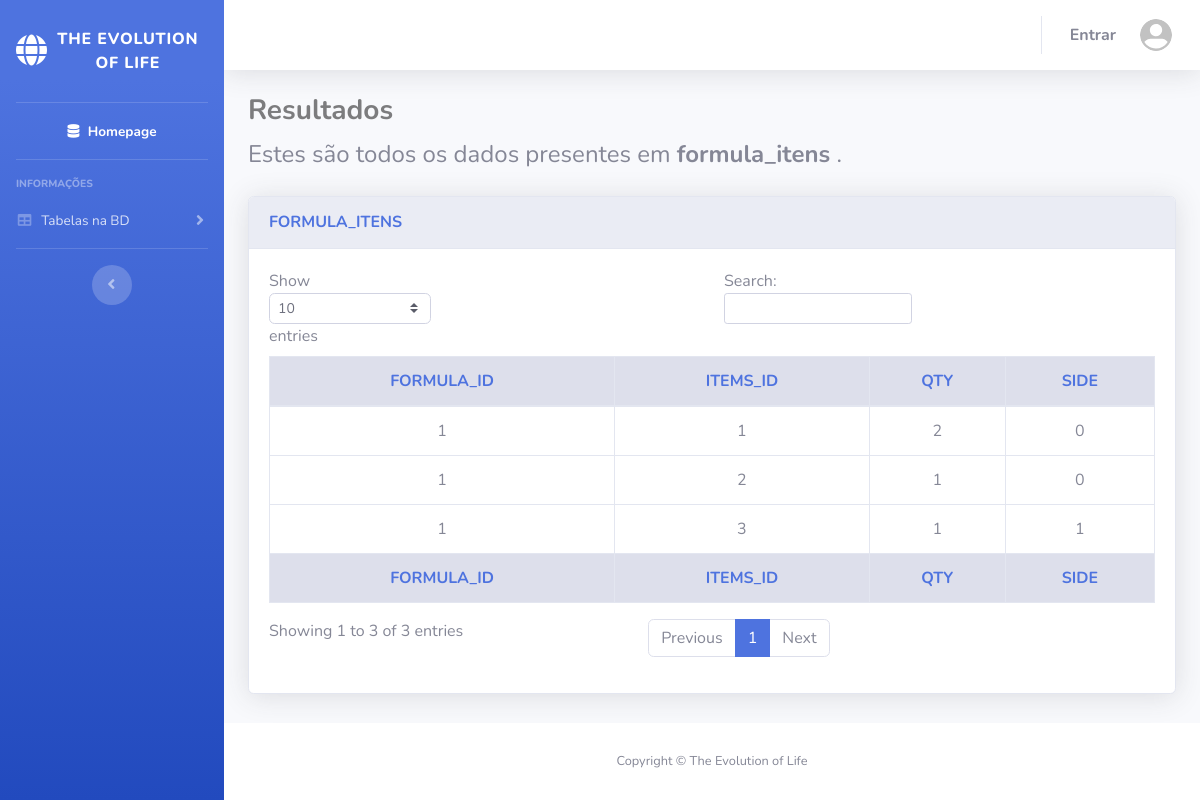
Page /ferramenta/tables.php?table=formula_itens on the earlier database version.
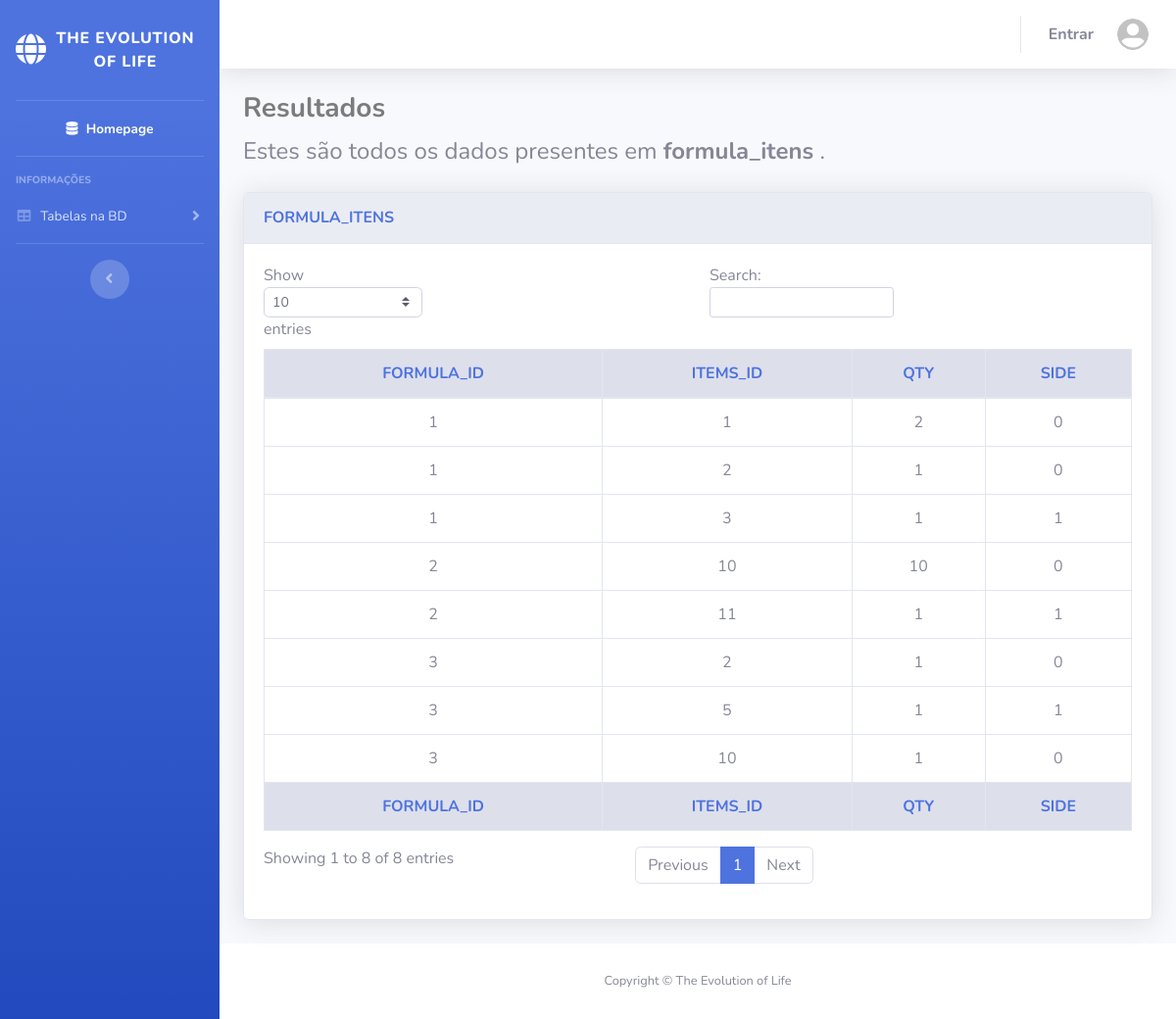
Same page on the later database version.
### tables this page shows
CREATE TABLE IF NOT EXISTS `formula_itens` (
  `formula_id` INT NOT NULL,
  `items_id` INT NOT NULL,
  `qty` INT NOT NULL DEFAULT 1,
  `side` TINYINT(1) NOT NULL,
  PRIMARY KEY (`formula_id`, `items_id`),
  INDEX `fk_items_has_formula_itens_formula_itens1_idx` (`formula_id` ASC)   ,
  INDEX `fk_items_has_formula_itens_items1_idx` (`items_id` ASC)   ,
  CONSTRAINT `fk_items_has_formula_itens_items1`
    FOREIGN KEY (`items_id`)
    REFERENCES `items` (`id`)
    ON DELETE NO ACTION
    ON UPDATE NO ACTION,
  CONSTRAINT `fk_items_has_formula_itens_formula_itens1`
    FOREIGN KEY (`formula_id`)
    REFERENCES `formulas` (`id`)
    ON DELETE NO ACTION
    ON UPDATE NO ACTION);

### ferramenta/tables.php (the view, shortened to what this page needs)
<?php
$local_link = new_db_connection();
include_once "components/cp_head.php";
if (isset($_GET['table']) && $_GET['table'] != "") {
    $tabela_query = $_GET['table'];
}
?>
<?php
$tabelas = array("avatars", "formulas", "formula_itens", "formula_location", "items", "land", "market_offers", "microorganism_settings", "microorganism_usage", "planets", "planets_items_inventory", "planets_land_items", "profiles", "used_formulas_planet", "users");
$stmt_results = mysqli_stmt_init($local_link);
if (in_array($tabela_query, $tabelas, true)) {
    $query_table = "SELECT * FROM " . $tabela_query;
    if (mysqli_stmt_prepare($stmt_results, $query_table)) {
        if (mysqli_stmt_execute($stmt_results)) {
            $colunas = mysqli_stmt_result_metadata($stmt_results);
            $colunas_valor = mysqli_num_fields($colunas);
            $num_vars_ = $colunas_valor;
            $results = array();
            for ($i = 0; $i < $num_vars_; $i++) {
                $results[$i] = ${"var" . $i};
            }
            mysqli_stmt_bind_result($stmt_results, ...$results);
        }
        else {
            header("Location:errors.php?error=execute");
        }
    }
    else {
        header("Location:errors.php?error=prepare");
    }
} else {
    header("Location:errors.php?error=noTable");
}
?>
<body id="page-top">
<div id="wrapper">
    <?php
    include_once "components/cp_sidebar.php";
    ?>
    <div id="content-wrapper" class="d-flex flex-column">
        <div id="content">
            <?php
            include_once "components/cp_navbar.php";
            ?>
            <div class="container-fluid">
                <div class="row">
                    <div class="col-9">
                        <h1 class="h3 mb-2 text-black-50 font-weight-bolder">Resultados</h1>
                        <p style="font-size: 3vh;" class="mb-4">Estes são todos os dados presentes em
                            <n class="font-weight-bolder"><?= $tabela_query ?></n>
                            .
                        </p>
                    </div>
                </div>
                <div class="card shadow mb-4">
                    <div class="card-header py-3 bg-gray-200">
                        <h6 class="m-0 font-weight-bold text-primary text-uppercase"><?= $tabela_query ?></h6>
                    </div>
                    <div class="card-body">
                        <div class="table-responsive">
                            <table class="table table-bordered" id="dataTable" width="100%" cellspacing="0">
                                <thead>
                                <tr>
                                    <?php
                                    $stmt_columns = mysqli_stmt_init($local_link);
                                    $query_describe = "SELECT * FROM " . $tabela_query . " LIMIT 0";
                                    if (mysqli_stmt_prepare($stmt_columns, $query_describe)) {
                                        if (mysqli_stmt_execute($stmt_columns)) {
                                            $metadados = mysqli_stmt_result_metadata($stmt_columns);
                                            $nomes_colunas = array();
                                            while ($campo = mysqli_fetch_field($metadados)) {
                                                $nomes_colunas[] = $campo;
                                            }
                                            $num_nomes = count($nomes_colunas);
                                            for ($i = 0; $i < $num_nomes; $i++) {
                                                $nome = $nomes_colunas[$i]->name;
                                                $nome_coluna_atual = $nomes_colunas[$i]->name;
                                                if ($nome_coluna_atual != 'pwd_hash') {
                                                    echo "<th class='text-uppercase text-center text-primary bg-gray-300'>" . $nome . "</th>";
                                                }
                                            }
                                        }
                                        else {
                                            header("Location:errors.php?error=execute");
                                        }
                                    }
                                    else {
                                        header("Location:errors.php?error=prepare");
                                    }
                                    ?>
                                </tr>
                                </thead>
                                <?php
                                echo "<tfoot>";
                                for ($i = 0; $i < $num_nomes; $i++) {
                                    $nome_coluna_atual = $nomes_colunas[$i]->name;
                                    if ($nome_coluna_atual != 'pwd_hash') {
                                        echo "<th class='text-uppercase text-center text-primary bg-gray-300'>" . $nome_coluna_atual . "</th>";
                                    }
                                }
                                echo "</tfoot>";
                                ?>
                                <tbody>
                                <?php
                                $i = 0;
                                $max = max(array_keys($results));
                                while (mysqli_stmt_fetch($stmt_results)) {
                                    echo "<tr>";
                                    while ($i != $max + 1) {
                                        $nome_coluna_atual = $nomes_colunas[$i]->name;
                                        if ($_SESSION['admin'] == 1) {
                                            if ($nome_coluna_atual != 'pwd_hash') {
                                                echo "<td class='text-center'>" . $results[$i] . "</td>";
                                            }
                                        }
                                        else {
                                            if ($nome_coluna_atual != 'pwd_hash') {
                                                echo "<td class='text-center'>" . $results[$i] . "</td>";
                                            }
                                        }
                                        $i++;
                                    }
                                    $i = 0;
                                    echo '</tr>';
                                }
                                ?>
                                </tbody>
                            </table>
                        </div>
                    </div>
                </div>
            </div>
        </div>
        <?php
        include_once "components/cp_footer.php";
        ?>
    </div>
</div>
</body>
</html>

### ferramenta/components/cp_head.php (shortened to what this page needs)
<!DOCTYPE html>
<html lang="pt,en">
<head>
    <link href="./vendor/fontawesome-free/css/all/all.min.css" rel="stylesheet" type="text/css">
    <link href="./css/sb-admin-2.min.css" rel="stylesheet">
</head>

### ferramenta/components/cp_sidebar.php (shortened to what this page needs)
<ul class="navbar-nav bg-gradient-primary sidebar sidebar-dark accordion" id="accordionSidebar">
    <a class="sidebar-brand d-flex align-items-center justify-content-center mt-3 mb-3 pe-1" href="index.php">
        <div class="sidebar-brand-icon ">
            <i class="fas fa-globe"></i>
        </div>
        <div class="sidebar-brand-text ">The Evolution of Life</div>
    </a>
    <hr class="sidebar-divider my-0">
    <li class="nav-item active">
        <a class="nav-link text-center" href="index.php">
            <i class="fas fa-database"></i>
            <span>Homepage</span></a>
    </li>
    <hr class="sidebar-divider">
    <div class="sidebar-heading">
        Informações
    </div>
    <li class="nav-item">
        <a class="nav-link collapsed" href="" data-toggle="collapse" data-target="#collapsePages" aria-expanded="true" aria-controls="collapsePages">
            <i class="fas fa-fw fa-table"></i>
            <span>Tabelas na BD</span>
        </a>
    </li>
    <hr class="sidebar-divider d-none d-md-block">
    <div class="text-center d-none d-md-inline">
        <button class="rounded-circle border-0" id="sidebarToggle"></button>
    </div>
</ul>

### ferramenta/components/cp_navbar.php (shortened to what this page needs)
<?php
include_once("./connections/connection.php");
$local_link = new_db_connection();
$stmt = mysqli_stmt_init($local_link);
$query = "SELECT username,path FROM users INNER JOIN avatars on avatar_id= avatars.id WHERE users.id=?";
if (mysqli_stmt_prepare($stmt, $query)) {
    mysqli_stmt_bind_param($stmt, 'i', $user_id);
    mysqli_stmt_bind_result($stmt, $username, $path);
}
else {
    header("Location:errors.php?error=prepare");
}
?>
<nav class="navbar navbar-expand navbar-light bg-white topbar mb-4 static-top shadow">
    <ul class="navbar-nav ml-auto">
        <li class="nav-item dropdown no-arrow">
            <a class="nav-link dropdown-toggle" href="#" id="userDropdown" role="button" data-toggle="dropdown" aria-haspopup="true" aria-expanded="false">
                <?php
                if (isset($username) && $username != "") {
                    echo '<span class=" d-none d-lg-inline text-gray-600  mr-4 font-weight-bolder" style="font-size: 0.9rem;">' . $username . '</span>
                    <img class="img-profile rounded-circle"
                     src="img/avatars/navbar/' . $path . '">';
                }
                else {
                    echo '<span class=" d-none d-lg-inline text-gray-600 mr-4 font-weight-bolder">Entrar</span>
                         <img class="img-profile rounded-circle"
                         src="img/avatars/navbar/default.svg">';
                }
                ?>
            </a>
        </li>
    </ul>
</nav>

### ferramenta/components/cp_footer.php
<footer class="sticky-footer bg-white">
    <div class="container my-auto">
        <div class="copyright text-center my-auto">
            <span>Copyright &copy; The Evolution of Life</span>
        </div>
    </div>
</footer>

Differences in the rows shown:
added formula_itens: formula "2", items "10", qty "10", side "0"
added formula_itens: formula "2", items "11", qty "1", side "1"
added formula_itens: formula "3", items "2", qty "1", side "0"
added formula_itens: formula "3", items "5", qty "1", side "1"
added formula_itens: formula "3", items "10", qty "1", side "0"
Other differences:
text written by a page script: "Show entries Search: Showing 1 to 3 of 3 entries Previous 1 Next" → "Show entries Search: Showing 1 to 8 of 8 entries Previous 1 Next"
